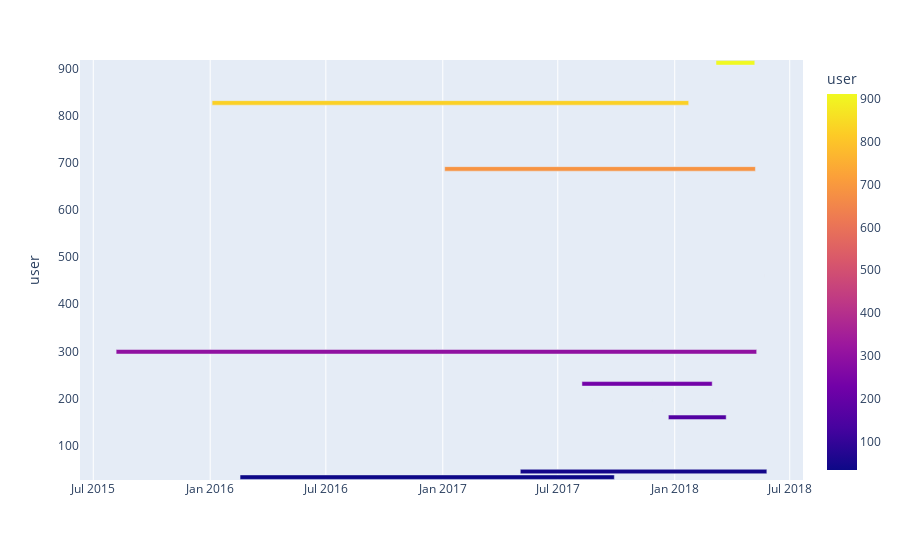

Notebook source saved alongside this figure:
### Code cell
fig = px.timeline(
    subset.sample(10),
    x_start="min",
    x_end="max",
    y="user",
    color="user",
    hover_name="user"
)
fig.show()

### Figure 1 — Plotly figure (JSON) as saved in the notebook; plotly's stock layout.template omitted (floating-point values rounded to 4 significant figures)
{"data": [{"base": ["2017-08-08T00:00:00.000000000", "2018-05-21T00:00:00.000000000", "2017-12-22T00:00:00.000000000", "2017-05-03T00:00:00.000000000", "2018-03-07T00:00:00.000000000", "2017-11-26T00:00:00.000000000", "2016-02-17T00:00:00.000000000", "2016-01-04T00:00:00.000000000", "2015-08-06T00:00:00.000000000", "2017-01-04T00:00:00.000000000"], "hovertemplate": "<b>%{hovertext}</b><br><br>min=%{base}<br>max=%{x}<br>user=%{marker.color}<extra></extra>", "hovertext": [231.0, 461.0, 160.0, 45.0, 912.0, 196.0, 33.0, 827.0, 299.0, 687.0], "legendgroup": "", "marker": {"color": [231.0, 461.0, 160.0, 45.0, 912.0, 196.0, 33.0, 827.0, 299.0, 687.0], "coloraxis": "coloraxis", "pattern": {"shape": ""}}, "name": "", "orientation": "h", "showlegend": false, "textposition": "auto", "type": "bar", "x": [17712000000, 0, 7862400000, 33523200000, 5270400000, 0, 50889600000, 64800000000, 87091200000, 42249600000], "xaxis": "x", "y": [231.0, 461.0, 160.0, 45.0, 912.0, 196.0, 33.0, 827.0, 299.0, 687.0], "yaxis": "y"}], "layout": {"barmode": "overlay", "coloraxis": {"colorbar": {"title": {"text": "user"}}, "colorscale": [[0, "#0d0887"], [0.1111, "#46039f"], [0.2222, "#7201a8"], [0.3333, "#9c179e"], [0.4444, "#bd3786"], [0.5556, "#d8576b"], [0.6667, "#ed7953"], [0.7778, "#fb9f3a"], [0.8889, "#fdca26"], [1, "#f0f921"]]}, "legend": {"tracegroupgap": 0}, "margin": {"t": 60}, "xaxis": {"anchor": "y", "domain": [0, 1], "type": "date"}, "yaxis": {"anchor": "x", "domain": [0, 1], "title": {"text": "user"}}}}
